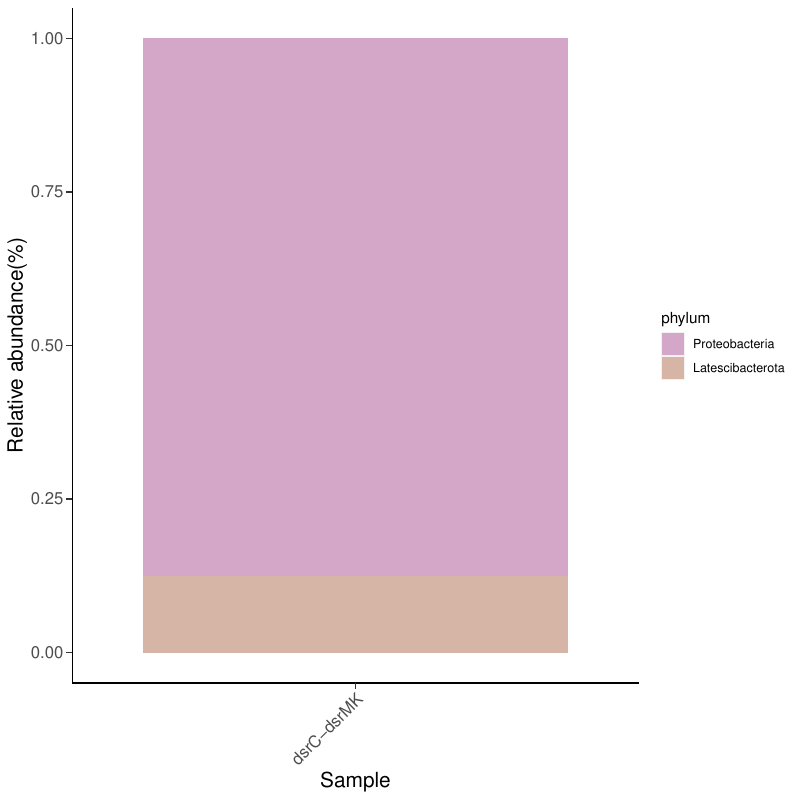

Generate this figure with R:
library(ggplot2)
data <- read.csv("dsrC-dsrMK.csv", header = T, check.names = F)
data$phylum <- factor(data$phylum,levels = c("Proteobacteria","Latescibacterota"))
mycol <- c("#d4a6c8","#d7b5a6")
p <- ggplot(data, aes(x=gene, y=num, fill=phylum)) + geom_bar(stat = "identity",position ="fill") + scale_fill_manual(values=mycol) + labs(x = "Sample" , y = "Relative abundance(%)") + theme(axis.title=element_text(size=15),axis.text.x = element_text(angle=45, hjust = 1, vjust = 1 ,size = 12),axis.text.y = element_text(size = 12),axis.ticks.length=unit(0.15,"cm") ,panel.background = element_blank(),axis.line = element_line(color = "black"))
ggsave("dsrC-dsrMK.pdf",p,width = 8,height = 8)